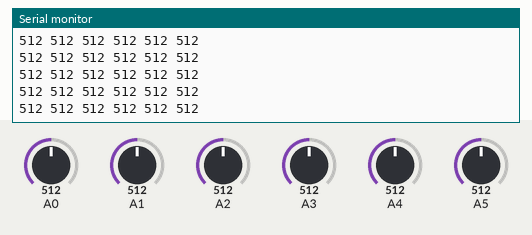
The sketch below on a simulated Arduino Uno, built with avr-gcc and run on an emulated ATmega328P. On the bench: the last lines printed to the serial monitor. Inputs (shaded band) come from the test bench; at power-on: A0 = 512, A2 = 512, A3 = 512, A1 = 512, A4 = 512, A5 = 512.

Above: at 1.2 s.
1.3 s: A0 set to 106
At 2.0 s:
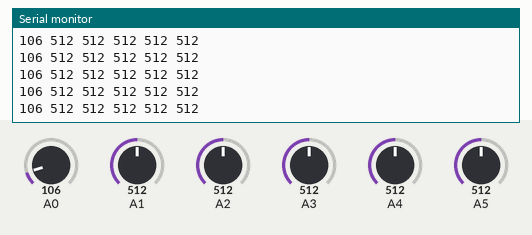
4.3 s: A0 set to 89
At 4.8 s:
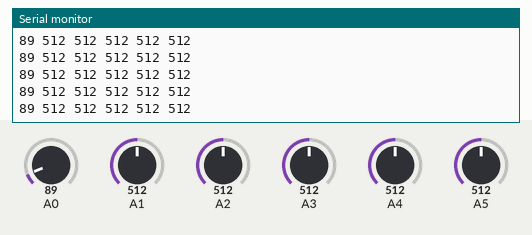
10.3 s: A2 set to 108
At 10.9 s:
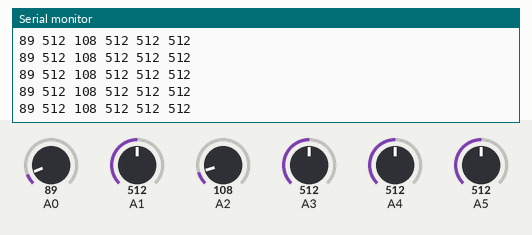
11.8 s: A2 set to 95
At 12.7 s:
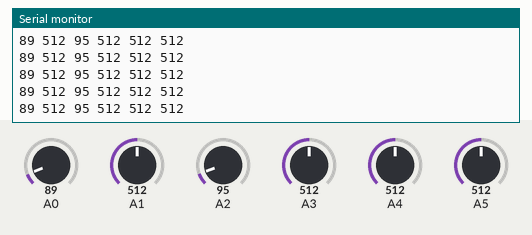
14.8 s: A3 set to 105
At 15.7 s:
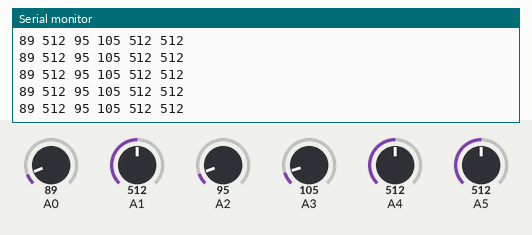
16.3 s: A3 set to 94
At 16.8 s:
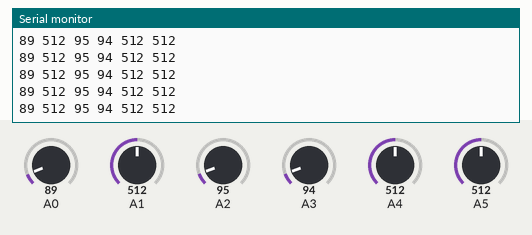
Timing chart, 0 to 19.3 s (numbered marks = the images above; inputs shaded):
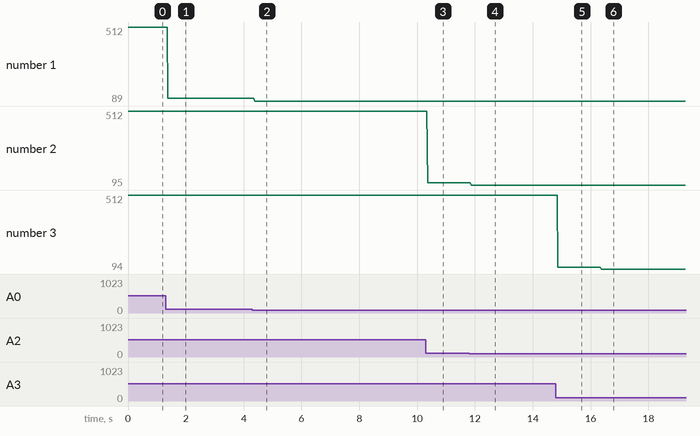

The sketch:

SensorBarTesting.ino
```cpp
void setup() {
Serial.begin(9600);
pinMode(A0, INPUT);
pinMode(A1, INPUT);
pinMode(A2, INPUT);
pinMode(A3, INPUT);
pinMode(A4, INPUT);
pinMode(A5, INPUT);
}

void loop() {
Serial.print(analogRead(A0));
Serial.print(" ");
Serial.print(analogRead(A1));
Serial.print(" ");
Serial.print(analogRead(A2));
Serial.print(" ");
Serial.print(analogRead(A3));
Serial.print(" ");
Serial.print(analogRead(A4));
Serial.print(" ");
Serial.print(analogRead(A5));
Serial.println(" ");


}
```

Measured:
- after the input at 1.3 s, the serial monitor: prints a new line after 0.08 s (image 1)
- after the input at 4.3 s, the serial monitor: prints a new line after 0.08 s (image 2)
- after the input at 10.3 s, the serial monitor: prints a new line after 0.06 s (image 3)
- after the input at 11.8 s, the serial monitor: prints a new line after 0.07 s (image 4)
- after the input at 14.8 s, the serial monitor: prints a new line after 0.06 s (image 5)
- after the input at 16.3 s, the serial monitor: prints a new line after 0.06 s (image 6)
- plotted number 1: 512 → 106 after the input at 1.3 s, 106 → 89 after the input at 4.3 s
- plotted number 2: 512 → 108 after the input at 10.3 s, 108 → 95 after the input at 11.8 s
